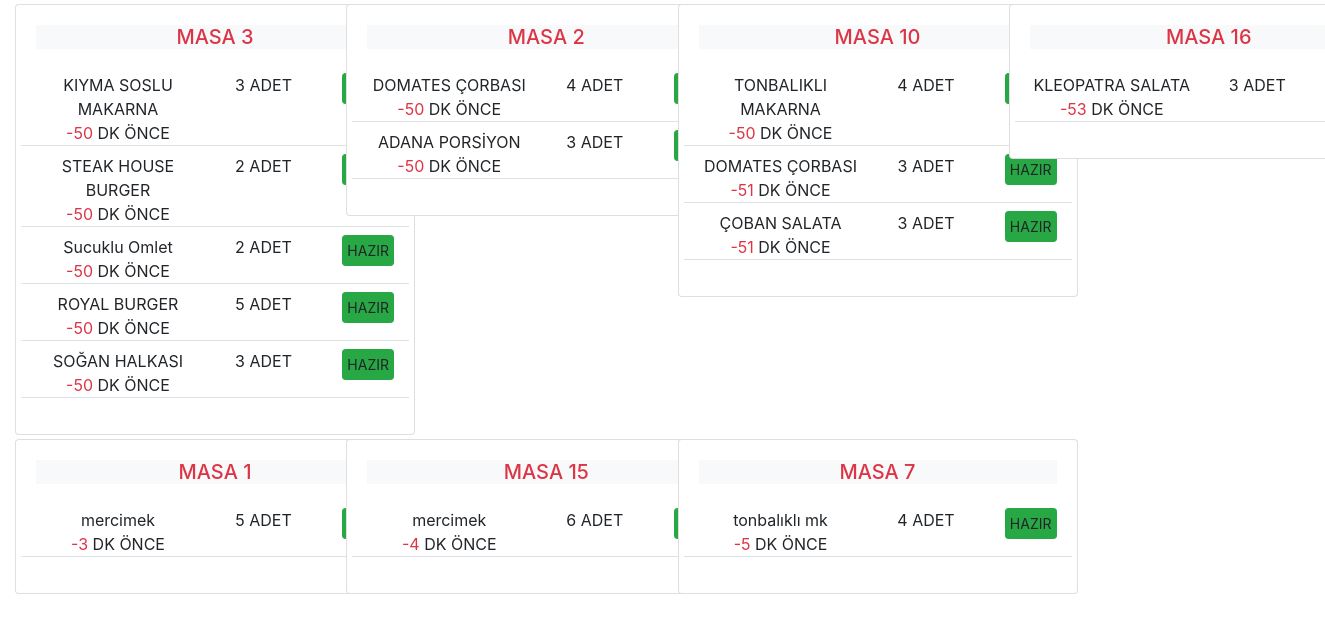
/mutfak/index.php, run on the app's committed database.
### tables this page shows
CREATE TABLE `mutfaksiparis` (
  `id` int(11) NOT NULL,
  `masaid` int(11) NOT NULL,
  `urunid` int(11) NOT NULL,
  `urunad` varchar(100) NOT NULL,
  `adet` int(11) NOT NULL,
  `saat` int(11) NOT NULL DEFAULT 0,
  `dakika` int(11) NOT NULL DEFAULT 0
);

CREATE TABLE `masalar` (
  `id` int(11) NOT NULL,
  `ad` varchar(20) NOT NULL,
  `durum` int(11) NOT NULL DEFAULT 0
);

### fonksiyon/fonksiyon.php (the view, shortened to what this page needs)
<?php
class sistem {
  private function genelsorgu($dv, $sorgu) {
       $sorgum = $dv->prepare($sorgu);
       $sorgum->execute();
       return $sorguson = $sorgum->get_result();
   }
  function mutfakbilgi($db){
    $siparisler=$this->genelsorgu($db,"select * from mutfaksiparis");
    $idkontrol=array();
    while($geldiler=$siparisler->fetch_assoc()):
      $masaid=$geldiler["masaid"];
      if(!in_array($masaid,$idkontrol)):
        $idkontrol[]=$masaid;
      $siparisler2=$this->genelsorgu($db,"select * from mutfaksiparis where masaid=$masaid ");
      $masaad=$this->genelsorgu($db,"select * from masalar where id=$masaid");
      $masabilgi=$masaad->fetch_assoc();
      echo '<div class="col-md-3">
      <div class="card mt-1" style="width:25rem;">
      <div class="card-body">
      <h5 class="card-title text-center text-danger bg-light">'.$masabilgi["ad"].'</h5>
      <p class="card-text">
      <div class="row text-center">
      ';
      while($geldiler2=$siparisler2->fetch_assoc()):
        echo '
        <div class="col-md-6 mt-2 border-bottom">'.$geldiler2["urunad"].'<span class="text-danger"><br>'; $this->dakikakontrolet($geldiler2["saat"],$geldiler2["dakika"]); echo'</span> DK ÖNCE</div>
        <div class="col-md-3 mt-2 border-bottom">'.$geldiler2["adet"].' ADET</div>
        <div class="col-md-3 mt-2 border-bottom" id="hazirlink" ><a sectionId="'.$geldiler2["urunid"].'" sectionId2="'.$geldiler2["masaid"].'" class="btn btn-success float-right btn-sm p-1">HAZIR</a></div>
        ';
      endwhile;
    echo '</div>
    </p></div></div></div>';
    endif;
    endwhile;
  }
  function dakikakontrolet($saat, $dakika) {
        if ($saat != 0 && $dakika != 0) :
            if ($saat < date("H")) :
                $deger = (60 + date("i")) - $dakika;
                echo $deger;
            else:
                $deger = date("i") - $dakika;
                echo $deger;
            endif;
        endif;
    }
}
 ?>

### data on the page
mutfaksiparis: masalar.ad "MASA 3", urunad "KIYMA SOSLU MAKARNA", adet "3"
mutfaksiparis: urunad "STEAK HOUSE BURGER", adet "2"
mutfaksiparis: urunad "Sucuklu Omlet", adet "2"
mutfaksiparis: urunad "ROYAL BURGER", adet "5"
mutfaksiparis: urunad "SOĞAN HALKASI", adet "3"
mutfaksiparis: masalar.ad "MASA 2", urunad "DOMATES ÇORBASI", adet "4"
mutfaksiparis: urunad "ADANA PORSİYON", adet "3"
mutfaksiparis: masalar.ad "MASA 10", urunad "TONBALIKLI MAKARNA", adet "4"
mutfaksiparis: urunad "DOMATES ÇORBASI", adet "3"
mutfaksiparis: urunad "ÇOBAN SALATA", adet "3"
mutfaksiparis: masalar.ad "MASA 16", urunad "KLEOPATRA SALATA", adet "3"
mutfaksiparis: masalar.ad "MASA 1", urunad "mercimek", adet "5"
mutfaksiparis: masalar.ad "MASA 15", urunad "mercimek", adet "6"
mutfaksiparis: masalar.ad "MASA 7", urunad "tonbalıklı mk", adet "4"
